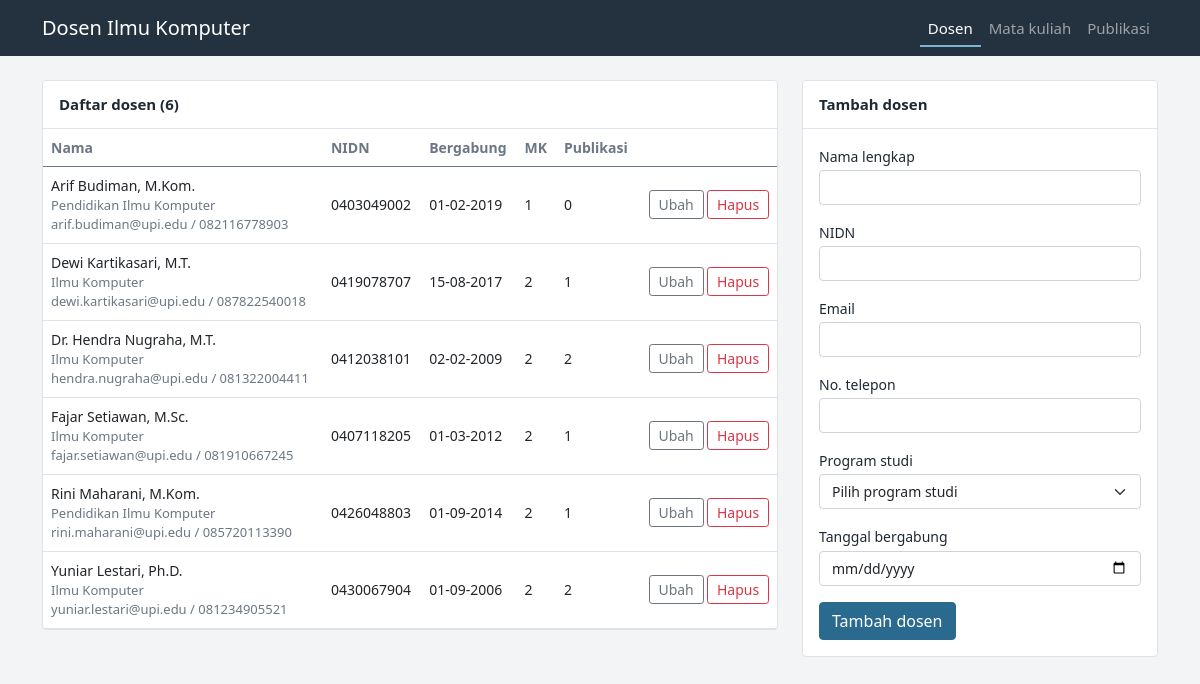
The page / on the database its author committed.
### tables this page shows
CREATE TABLE lecturers (
  id         INT AUTO_INCREMENT PRIMARY KEY,
  name       VARCHAR(100) NOT NULL,
  nidn       VARCHAR(20)  NOT NULL UNIQUE,
  phone      VARCHAR(20)  NOT NULL,
  join_date  DATE         NOT NULL,
  email      VARCHAR(100) NOT NULL,
  department VARCHAR(100) NOT NULL
);

### src/controllers/Controller.php (called while the page is built, shortened)
<?php
abstract class Controller
{
    protected $model;
    protected $page;
    protected function extra()
    {
        return [];
    }
    public function index()
    {
        $items = $this->model->all();
        $edit = isset($_GET['edit']) ? $this->model->find((int) $_GET['edit']) : null;
        $form = $_SESSION['old'] ?? $edit ?? [];
        $vars = array_merge($this->extra(), [
            'items' => $items,
            'edit'  => $edit,
            'form'  => $form,
            'page'  => $this->page,
        ]);
        extract($vars);
        require 'views/layout/header.php';
        require "views/{$this->page}/index.php";
        require 'views/layout/footer.php';
    }
}

### src/index.php (called while the page is built, shortened)
<?php
require 'config/database.php';
require 'controllers/LecturerController.php';
function e($v)
{
    return htmlspecialchars((string) $v, ENT_QUOTES, 'UTF-8');
}
$page = $_GET['page'] ?? 'lecturers';
$action = $_GET['action'] ?? 'index';
(new $routes[$page]($conn))->$action();

### src/controllers/LecturerController.php (called while the page is built, shortened)
<?php
require_once 'controllers/Controller.php';
require_once 'models/Lecturer.php';
class LecturerController extends Controller
{
    public function __construct($db)
    {
        $this->model = new Lecturer($db);
    }
}

### src/models/Lecturer.php (called while the page is built, shortened)
<?php
require_once 'models/Model.php';
class Lecturer extends Model
{
    public function all()
    {
        $sql = "SELECT l.*,
                  (SELECT COUNT(*) FROM courses c WHERE c.lecturer_id = l.id) AS total_courses,
                  (SELECT COUNT(*) FROM publications p WHERE p.lecturer_id = l.id) AS total_publications
                FROM lecturers l
                ORDER BY l.name ASC";
        return $this->run($sql)->fetchAll();
    }
}

### src/models/Model.php (called while the page is built, shortened)
<?php
abstract class Model
{
    protected $db;
    public function __construct($db)
    {
        $this->db = $db;
    }
    protected function run($sql, $params = [])
    {
        $stmt = $this->db->prepare($sql);
        $stmt->execute($params);
        return $stmt;
    }
}

### src/views/lecturers/index.php (the view, shortened to what this page needs)
<div class="row g-4">
  <div class="col-lg-8">
    <div class="panel">
      <div class="panel-head">Daftar dosen (<?= count($items) ?>)</div>
      <?php if (!$items): ?>
        <div class="empty">Belum ada data dosen. Isi formulir di sebelah kanan untuk menambahkan.</div>
      <?php else: ?>
      <div class="table-responsive">
        <table class="table table-hover">
          <thead>
            <tr><th>Nama</th><th>NIDN</th><th>Bergabung</th><th>MK</th><th>Publikasi</th><th></th></tr>
          </thead>
          <tbody>
            <?php foreach ($items as $r): ?>
            <tr class="<?= ($edit['id'] ?? 0) == $r['id'] ? 'row-editing' : '' ?>">
              <td>
                <?= e($r['name']) ?>
                <span class="sub"><?= e($r['department']) ?></span>
                <span class="sub"><?= e($r['email']) ?> / <?= e($r['phone']) ?></span>
              </td>
              <td><?= e($r['nidn']) ?></td>
              <td><?= e(date('d-m-Y', strtotime($r['join_date']))) ?></td>
              <td><?= (int) $r['total_courses'] ?></td>
              <td><?= (int) $r['total_publications'] ?></td>
              <td class="actions">
                <a class="btn btn-sm btn-outline-secondary" href="index.php?page=lecturers&edit=<?= $r['id'] ?>">Ubah</a>
                <form method="post" action="index.php?page=lecturers&action=delete"
                      onsubmit="return confirm('Hapus <?= e($r['name']) ?>? Mata kuliah dan publikasinya ikut terhapus.')">
                  <button class="btn btn-sm btn-outline-danger">Hapus</button>
                </form>
              </td>
            </tr>
            <?php endforeach; ?>
          </tbody>
        </table>
      </div>
      <?php endif; ?>
    </div>
  </div>
  <div class="col-lg-4">
    <div class="panel form-side">
      <div class="panel-head <?= $edit ? 'editing' : '' ?>"><?= $edit ? 'Ubah data dosen' : 'Tambah dosen' ?></div>
      <form class="panel-body" method="post" action="index.php?page=lecturers&action=<?= $edit ? 'update' : 'store' ?>">
        <div class="mb-3">
          <label class="form-label" for="name">Nama lengkap</label>
          <input class="form-control" id="name" name="name" value="<?= e($form['name'] ?? '') ?>" required>
        </div>
        <div class="mb-3">
          <label class="form-label" for="nidn">NIDN</label>
          <input class="form-control" id="nidn" name="nidn" value="<?= e($form['nidn'] ?? '') ?>" required>
        </div>
        <div class="mb-3">
          <label class="form-label" for="email">Email</label>
          <input class="form-control" type="email" id="email" name="email" value="<?= e($form['email'] ?? '') ?>" required>
        </div>
        <div class="mb-3">
          <label class="form-label" for="phone">No. telepon</label>
          <input class="form-control" id="phone" name="phone" value="<?= e($form['phone'] ?? '') ?>" required>
        </div>
        <div class="mb-3">
          <label class="form-label" for="department">Program studi</label>
          <select class="form-select" id="department" name="department" required>
            <option value="">Pilih program studi</option>
          </select>
        </div>
        <div class="mb-3">
          <label class="form-label" for="join_date">Tanggal bergabung</label>
          <input class="form-control" type="date" id="join_date" name="join_date" value="<?= e($form['join_date'] ?? '') ?>" required>
        </div>
        <button class="btn btn-primary"><?= $edit ? 'Simpan perubahan' : 'Tambah dosen' ?></button>
      </form>
    </div>
  </div>
</div>

### src/views/layout/header.php (shortened to what this page needs)
<!doctype html>
<html lang="id">
<head>
  <link href="assets/css/bootstrap.min.css" rel="stylesheet">
  <link href="assets/css/style.css" rel="stylesheet">
</head>
<body>
  <nav class="navbar navbar-expand navbar-dark topbar">
    <div class="container">
      <a class="navbar-brand" href="index.php">Dosen Ilmu Komputer</a>
      <ul class="navbar-nav">
        <li class="nav-item"><a class="nav-link <?= $page === 'lecturers' ? 'active' : '' ?>" href="index.php?page=lecturers">Dosen</a></li>
        <li class="nav-item"><a class="nav-link <?= $page === 'courses' ? 'active' : '' ?>" href="index.php?page=courses">Mata kuliah</a></li>
        <li class="nav-item"><a class="nav-link <?= $page === 'publications' ? 'active' : '' ?>" href="index.php?page=publications">Publikasi</a></li>
      </ul>
    </div>
  </nav>
  <main class="container my-4">

### src/views/layout/footer.php (shortened to what this page needs)
  </main>
</body>
</html>

### src/assets/css/style.css (style rules this page uses)
:root { --ink: #1f2933; --muted: #6b7785; --line: #dfe3e8; --accent: #2b6a8f; --accent-dark: #22566f; }
body { background: #f3f4f6; color: var(--ink); font-family: system-ui, -apple-system, "Segoe UI", Roboto, "Helvetica Neue", Arial, sans-serif; font-size: 15px; }
.topbar { background: #24323f; }
.topbar .nav-link { color: #c3ccd5; padding-left: 1rem; }
.topbar .nav-link.active { color: #fff; box-shadow: inset 0 -2px 0 #7fb3d0; }
.panel { background: #fff; border: 1px solid var(--line); border-radius: 4px; }
.panel-head { padding: .75rem 1rem; border-bottom: 1px solid var(--line); font-weight: 600; }
.panel-body { padding: 1rem; }
.form-side { position: sticky; top: 1rem; }
.table { margin: 0; font-size: 14px; }
.table th { font-weight: 600; color: var(--muted); border-bottom-color: var(--line); white-space: nowrap; }
.table td { vertical-align: middle; }
.sub { display: block; color: var(--muted); font-size: 13px; }
.form-label { font-size: 14px; margin-bottom: .2rem; }
.form-control, .form-select { font-size: 14px; }
.btn-primary { background: var(--accent); border-color: var(--accent); }
.btn-sm { padding: .2rem .55rem; }
.actions { white-space: nowrap; text-align: right; }
.actions form { display: inline; }

### rows shown on the page
lecturers: name "Arif Budiman, M.Kom.", department "Pendidikan Ilmu Komputer", email "arif.budiman@upi.edu", phone "082116778903", nidn "0403049002", join_date "01-02-2019", total_courses "1", total_publications "0"
lecturers: name "Dewi Kartikasari, M.T.", department "Ilmu Komputer", email "dewi.kartikasari@upi.edu", phone "087822540018", nidn "0419078707", join_date "15-08-2017", total_courses "2", total_publications "1"
lecturers: name "Dr. Hendra Nugraha, M.T.", department "Ilmu Komputer", email "hendra.nugraha@upi.edu", phone "081322004411", nidn "0412038101", join_date "02-02-2009", total_courses "2", total_publications "2"
lecturers: name "Fajar Setiawan, M.Sc.", department "Ilmu Komputer", email "fajar.setiawan@upi.edu", phone "081910667245", nidn "0407118205", join_date "01-03-2012", total_courses "2", total_publications "1"
lecturers: name "Rini Maharani, M.Kom.", department "Pendidikan Ilmu Komputer", email "rini.maharani@upi.edu", phone "085720113390", nidn "0426048803", join_date "01-09-2014", total_courses "2", total_publications "1"
lecturers: name "Yuniar Lestari, Ph.D.", department "Ilmu Komputer", email "yuniar.lestari@upi.edu", phone "081234905521", nidn "0430067904", join_date "01-09-2006", total_courses "2", total_publications "2"

### other values the page prints
count($items) "6"
